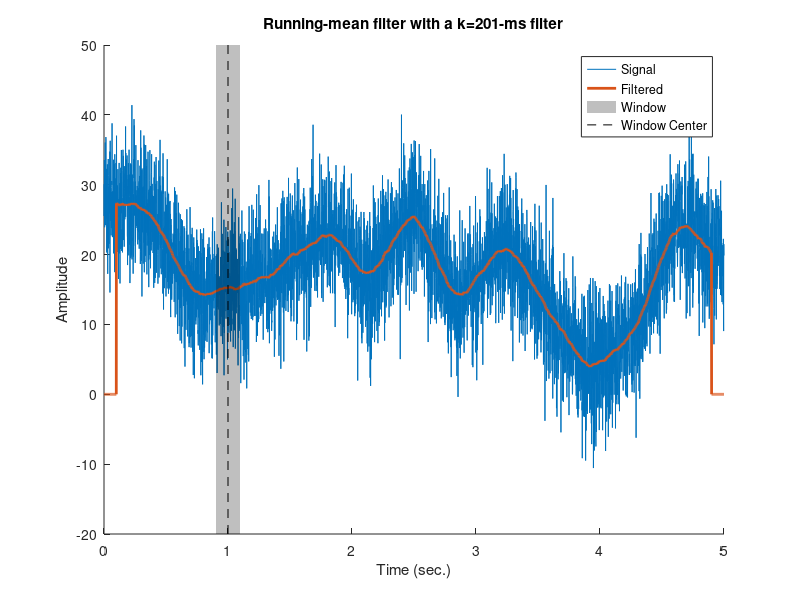

MATLAB code for this plot:
%running mean filter to mean-smooth time series data 

srate = 1000; % Hz
time  = 0:1/srate:5;
n     = length(time);
p     = 15;
ampl   = interp1(rand(p,1)*30,linspace(1,p,n));
% noise level, measured in standard deviations
noiseamp = 5; 
noise  = noiseamp * randn(size(time));
signal = ampl + noise;


% initialize filtered signal vector
filtsig = zeros(size(signal));

winSize = 100; % Number of points for the moving average

%running mean filter
for i=winSize+1:n-winSize-1
    % each point is the average of k surrounding points
    filtsig(i) = mean(signal(i-winSize:i+winSize));
end

% compute window size in ms
actwinSize = 1000*(winSize*2+1) / srate;

% plot the noisy and filtered signals
figure(1), clf, hold on
plot(time,signal, time,filtsig, 'linew',2)

% draw a patch to indicate the window size
tidx = dsearchn(time',1); %transpose and then index
ylim = get(gca,'ylim');
patch(time([ tidx-winSize tidx-winSize tidx+winSize tidx+winSize ]),ylim([ 1 2 2 1 ]),'k','facealpha',.25,'linestyle','none')
plot(time([tidx tidx]),ylim,'k--')

xlabel('Time (sec.)'), ylabel('Amplitude')
title([ 'Running-mean filter with a k=' num2str(round(actwinSize)) '-ms filter' ])
legend({'Signal';'Filtered';'Window';'Window Center'})

zoom on
